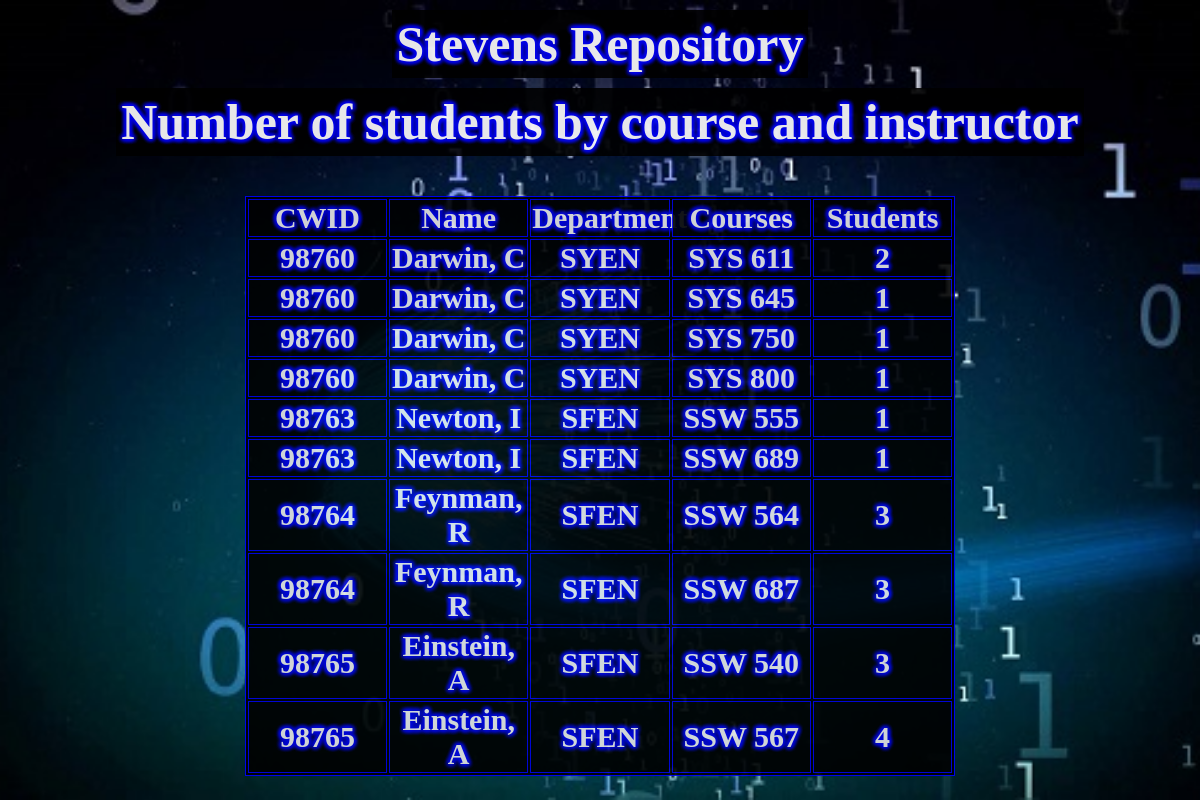
Page /instructor_courses on the committed database.
### tables this page shows
CREATE TABLE "instructors"
(
    CWID TEXT PRIMARY KEY NOT NULL,
    Name TEXT,
    Dept TEXT
);

### Instructors.py (the view)
@app.route('/instructor_courses')
def instuctors():
    query = """select  i.cwid, i.name, i.dept, g.course, count(*) as students
               from instructors i join grades g on i.cwid = g.Instructor_CWID
               group by g.course order by i.cwid"""
    db = sqlite3.connect(DB_FILE)   #connect to the database file
    results = db.execute(query)     #execute the query and return the results
    data = [{'cwid': cwid, 'name': name, 'dept': dept, 'course': course, 'students': students}
    for cwid, name, dept, course, students in results]
    db.close()  #close the connection to the database
    return render_template('instructors.html',
                           title='Stevens Repository',
                           table_title='Number of students by course and instructor',
                           instructors=data)

### templates/instructors.html
{% extends 'base.html' %}
{% block body %}
<h2>{{ title }}</h2>
<h3>{{ table_title }}</h3>
<table border="1">
    <th>CWID</th>
    <th>Name</th>
    <th>Department</th>
    <th>Courses</th>
    <th>Students</th>
    {% for instructor in instructors %}
        <tr>
            <td>{{ instructor.cwid }}</td>
            <td>{{ instructor.name }}</td>
            <td>{{ instructor.dept }}</td>
            <td>{{ instructor.course }}</td>
	    <td>{{ instructor.students }}</td>
        </tr>
    {% endfor %}
</table>
{% endblock %}

### templates/base.html (shortened to what this page needs)
<!DOCTYPE html>
<html>
    <head>
    <link rel= "stylesheet" type= "text/css" href= "{{ url_for('static',filename='styles/style1.css') }}">
    </head>
    <body>
    {%block body%}
    {%endblock%}
    </body>
</html>

### static/styles/style1.css (style rules this page uses)
body { background:url('/static/img/01.jpg')no-repeat center fixed; background-size:cover; }
table, th, td { width:60%; margin:auto; table-layout:fixed; border:1px solid blue; text-shadow: 0 0 5px blue,0 0 5px blue, 0 0 5px blue,0 0 5px blue, 0 0 5px blue,0 0 5px blue, 0 0 5px blue,0 0 5px blue; text-align:center; font-size:30px; background:black; opacity:0.9; color:white; font-weight:bold; margin-top:40px; }
h2, h3 { display: table; margin: 10px auto;overflow:hidden; text-shadow: 0 0 5px blue,0 0 5px blue, 0 0 5px blue,0 0 5px blue, 0 0 5px blue,0 0 5px blue, 0 0 5px blue,0 0 5px blue; padding:5px; text-align: center; font-size:50px; color:white; background:black; font-weight:bold; opacity:0.9; }

### rows in the picture
instructors: cwid "98760", name "Darwin, C", dept "SYEN", course "SYS 611", students "2", course "SYS 645", students "1", course "SYS 750", course "SYS 800"
instructors: cwid "98763", name "Newton, I", dept "SFEN", course "SSW 555", students "1", course "SSW 689"
instructors: cwid "98764", name "Feynman, R", dept "SFEN", course "SSW 564", students "3", course "SSW 687"
instructors: cwid "98765", name "Einstein, A", dept "SFEN", course "SSW 540", students "3", course "SSW 567", students "4"

### other values in the picture
{{ title }} "Stevens Repository"
{{ table_title }} "Number of students by course and instructor"
